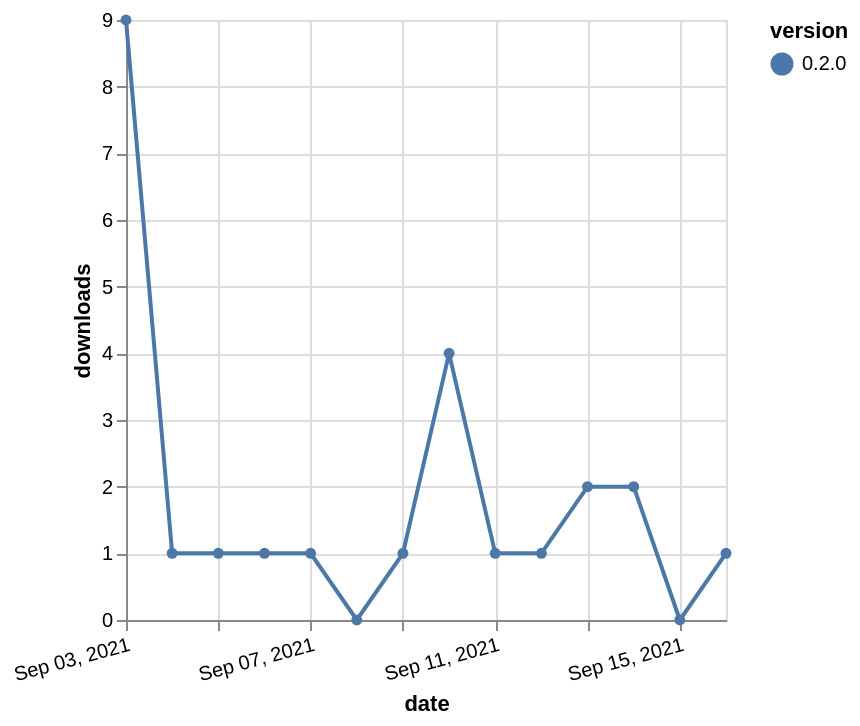

Vega-Lite specification stored for this chart:
### Vega-Lite specification from a JSON file in a GitHub repository (floating-point values rounded to 4 significant figures)
{"$schema": "https://vega.github.io/schema/vega-lite/v5.json", "description": "A simple bar chart with embedded data.", "data": {"values": [{"date": "2021-09-03", "total": 126, "delta": 9, "version": "0.2.0"}, {"date": "2021-09-04", "total": 127, "delta": 1, "version": "0.2.0"}, {"date": "2021-09-05", "total": 128, "delta": 1, "version": "0.2.0"}, {"date": "2021-09-06", "total": 129, "delta": 1, "version": "0.2.0"}, {"date": "2021-09-07", "total": 130, "delta": 1, "version": "0.2.0"}, {"date": "2021-09-08", "total": 130, "delta": 0, "version": "0.2.0"}, {"date": "2021-09-09", "total": 131, "delta": 1, "version": "0.2.0"}, {"date": "2021-09-10", "total": 135, "delta": 4, "version": "0.2.0"}, {"date": "2021-09-11", "total": 136, "delta": 1, "version": "0.2.0"}, {"date": "2021-09-12", "total": 137, "delta": 1, "version": "0.2.0"}, {"date": "2021-09-13", "total": 139, "delta": 2, "version": "0.2.0"}, {"date": "2021-09-14", "total": 141, "delta": 2, "version": "0.2.0"}, {"date": "2021-09-15", "total": 141, "delta": 0, "version": "0.2.0"}, {"date": "2021-09-16", "total": 142, "delta": 1, "version": "0.2.0"}]}, "width": "container", "mark": {"type": "line", "point": {"filled": true}}, "encoding": {"x": {"field": "date", "type": "temporal", "timeUnit": "yearmonthdate", "title": "date", "axis": {"labelAngle": -15}}, "y": {"field": "delta", "type": "quantitative", "title": "downloads"}, "color": {"field": "version", "type": "nominal"}, "tooltip": {"field": "delta"}}}
